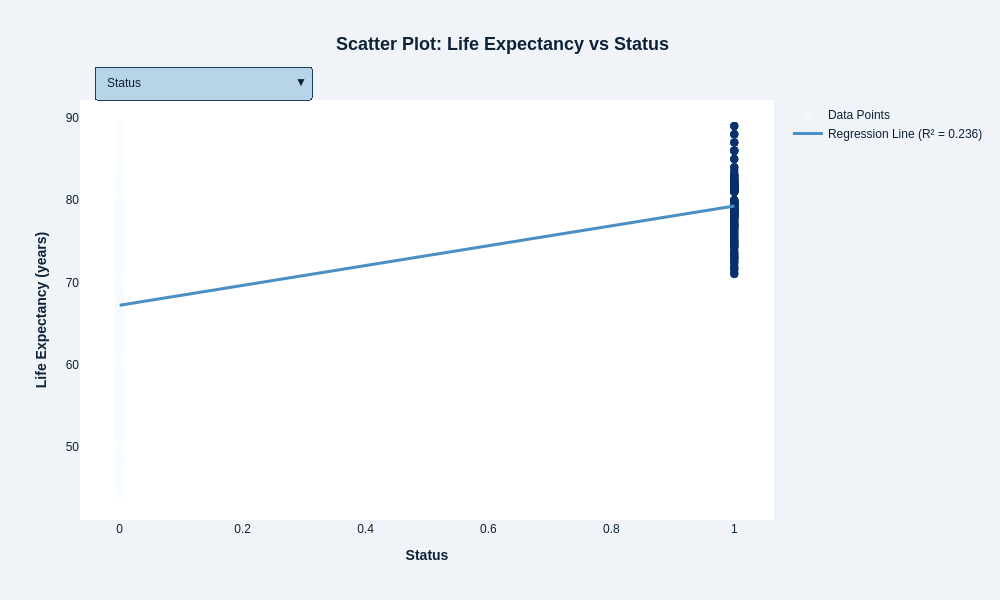

Notebook code cell kept with this figure:
### Markdown cell above
2: SCATTER PLOT WITH REGRESSION LINE

### Code cell
print("2. Creating Interactive Scatter Plot...")

# Get all numeric features for dropdown
numeric_features = [col for col in train_cleaned.select_dtypes(include=[np.number]).columns 
                   if col != 'Life expectancy']

# Create traces for each feature with blue theme
traces = []
for i, feature in enumerate(numeric_features):
    # Get data
    x_data = train_cleaned[feature].values
    y_data = train_cleaned['Life expectancy'].values
    
    # Fit regression for this feature
    X_feat = x_data.reshape(-1, 1)
    reg_temp = LinearRegression()
    reg_temp.fit(X_feat, y_data)
    r2_score = reg_temp.score(X_feat, y_data)
    
    # Generate regression line
    x_range = np.linspace(x_data.min(), x_data.max(), 100)
    y_line = reg_temp.predict(x_range.reshape(-1, 1))
    
    # Scatter trace with blue gradient
    scatter_trace = go.Scatter(
        x=x_data,
        y=y_data,
        mode='markers',
        name=f'Data Points',
        marker=dict(
            size=8, 
            opacity=0.6, 
            color=x_data,
            colorscale='Blues',
            showscale=False,
            colorbar=dict(title=feature)
        ),
        hovertemplate=f'<b>{feature}</b>: %{{x:.2f}}<br><b>Life Expectancy</b>: %{{y:.1f}} years<br><extra></extra>',
        visible=(i == 0)
    )
    
    # Regression line trace
    line_trace = go.Scatter(
        x=x_range,
        y=y_line,
        mode='lines',
        name=f'Regression Line (R² = {r2_score:.3f})',
        line=dict(color=COLORS['accent'], width=3),
        visible=(i == 0)
    )
    
    traces.append(scatter_trace)
    traces.append(line_trace)

# Create dropdown buttons with blue styling
buttons = []
for i, feature in enumerate(numeric_features):
    visibility = [False] * (2 * len(numeric_features))
    visibility[2*i] = True
    visibility[2*i + 1] = True
    
    button = dict(
        label=feature,
        method='update',
        args=[{'visible': visibility},
              {'title': f'<b>Scatter Plot: Life Expectancy vs {feature}</b>',
               'xaxis_title': f'<b>{feature}</b>',
               'yaxis_title': '<b>Life Expectancy (years)</b>'}]
    )
    buttons.append(button)

fig_scatter = go.Figure(data=traces)

fig_scatter.update_layout(
    title=f'<b> Scatter Plot: Life Expectancy vs {numeric_features[0]}</b>',
    xaxis_title=f'<b>{numeric_features[0]}</b>',
    yaxis_title='<b>Life Expectancy (years)</b>',
    updatemenus=[dict(
        active=0,
        buttons=buttons,
        direction='down',
        showactive=True,
        x=0.02,
        y=1.08,
        xanchor='left',
        font=dict(size=12, color=COLORS['dark']),
        bgcolor=COLORS['lighter'],
        bordercolor=COLORS['primary'],
        borderwidth=1
    )],
    width=1000,
    height=600,
    hovermode='closest',
    paper_bgcolor=COLORS['background'],
    plot_bgcolor='white',
    font=dict(family='Arial, sans-serif', size=12, color=COLORS['dark']),
    title_font_size=18,
    title_x=0.5
)

fig_scatter.show()
